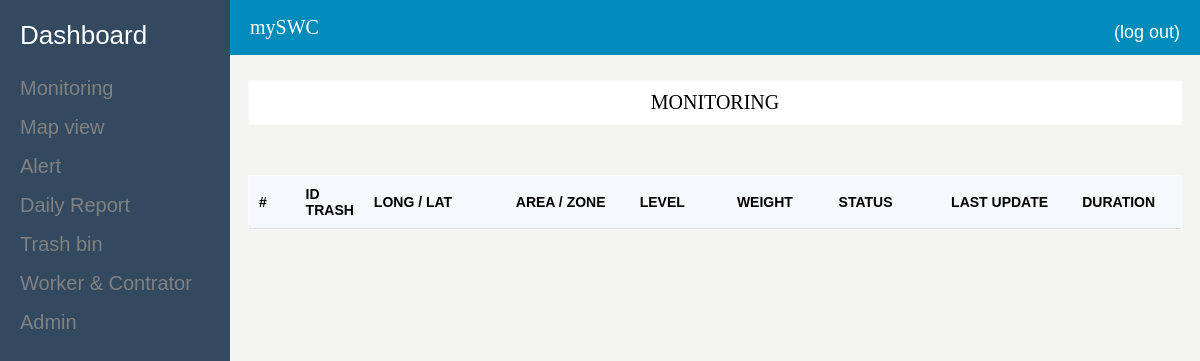
/monitoring.php, run on an earlier commit of the app's database.
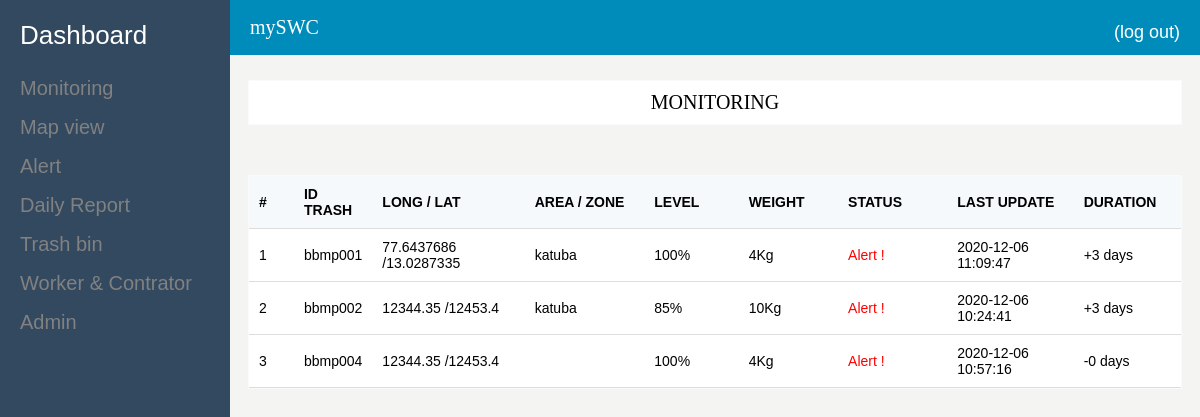
And on a later commit of the database.
### tables this page shows
CREATE TABLE `historic` (
  `_idHisto` int(11) NOT NULL,
  `idTrash` varchar(45) DEFAULT NULL,
  `level` varchar(45) DEFAULT NULL,
  `weight` varchar(45) DEFAULT NULL,
  `dateFull` datetime DEFAULT NULL,
  `idUser` varchar(45) DEFAULT NULL,
  `dateEmpty` varchar(45) DEFAULT NULL,
  `dateHisto` datetime DEFAULT current_timestamp(),
  `lastUpdate` timestamp NOT NULL DEFAULT current_timestamp()
);

CREATE TABLE `trash` (
  `_idTrash` int(11) NOT NULL,
  `longi` varchar(45) DEFAULT NULL,
  `lat` varchar(45) DEFAULT NULL,
  `address` varchar(45) DEFAULT NULL,
  `area` varchar(50) NOT NULL,
  `idTrash` varchar(45) DEFAULT NULL,
  `dateTrash` datetime DEFAULT current_timestamp(),
  `typeTrash` varchar(255) DEFAULT NULL
);

### modals/Fhistoric.php (called while the page is built, shortened)
<?php
class Fhistoric
{
    static function getAllHistoricDay()
    {
        $con=Database::getConnection();
        $req=$con->prepare('SELECT * FROM historic c,trash t WHERE c.idTrash=t.idTrash AND dateEmpty IS NULL');
        $req->execute(array());
        return $req->fetchAll();
    }
}

### monitoring.php (the view, shortened to what this page needs)
<!DOCTYPE html>
<html lang="en">
<head>
    <link rel="stylesheet" href="assets/style/menu.css">
    <link rel="stylesheet" href="assets/style/main.css">
</head>
<body>
    <section>
        <?php include_once 'commons/menu.php';?>
        <?php include_once 'commons/header.php';?>
        <?php
            include_once 'modals/Fhistoric.php';
            $historic=Fhistoric::getAllHistoricDay();
        ?>
    </section>
    <section class="body-container">
        <div class="ml-24">
            <div class="panel">
                <p>MONITORING</p>
            </div>
            <div class="panel">
                <table>
                    <thead>
                    <tr>
                        <th style="width: 40px">#</th>
                        <th>ID TRASH</th>
                        <th style="width: 180px">LONG / LAT</th>
                        <th style="width: 150px">AREA / ZONE</th>
                        <th style="width: 100px">LEVEL</th>
                        <th style="width: 100px">WEIGHT</th>
                        <th style="width: 120px">STATUS</th>
                        <th style="width: 150px">LAST UPDATE</th>
                        <th style="width: 100px" title="Duration of garbage in the trash">DURATION</th>
                    </tr>
                    </thead>
                    <tbody>
                    <?php foreach ($historic as $k => $data):?>
                        <tr>
                            <td><?=$k+1;?></td>
                            <td><?=$data['idTrash'];?></td>
                            <td><?=($data['longi']." /".$data['lat']);?></td>
                            <td><?=$data['area'];?></td>
                            <td><?=$data['level'];?>%</td>
                            <td><?=$data['weight'];?>Kg</td>
                            <td>
                                <?php
                                $date_1 = new DateTime($data['dateHisto']);
                                $date_2 = new DateTime($data['lastUpdate']);
                                $int = ($date_1->diff($date_2));
                                if ($data['dateFull']!=null) {
                                    echo "<t style='color:red'>Alert !</t>";
                                }
                                elseif ($int->format('%a')==4) {
                                    echo "<t style='color:orange'>Col. requested !</t>";
                                }
                                else echo "<t style='color:Green'>Normal</t>";
                                ?>
                            </td>
                            <td><?=$data['lastUpdate'];?></td>
                            <td><?php
                                echo($int->format('%R%a days'));
                                ?>
                            </td>
                        </tr>
                    <?php endforeach;?>
                </table>
            </div>
        </div>
    </section>
</body>
</html>

What changed in the data, as far as the page shows it:
now on this page (row edited): historic: trash.idTrash "bbmp001", trash.longi "77.6437686", trash.lat "13.0287335", trash.area "katuba", level "100", weight "4", shows "Alert !", lastUpdate "2020-12-06 11:09:47", $int->format('%R%a days') "+3 days"
now on this page (row edited): historic: trash.idTrash "bbmp002", trash.longi "12344.35", trash.lat "12453.4", trash.area "katuba", level "85", weight "10", shows "Alert !", lastUpdate "2020-12-06 10:24:41", $int->format('%R%a days') "+3 days"
added historic: trash.idTrash "bbmp004", trash.longi "12344.35", trash.lat "12453.4", level "100", weight "4", shows "Alert !", lastUpdate "2020-12-06 10:57:16", $int->format('%R%a days') "-0 days"
